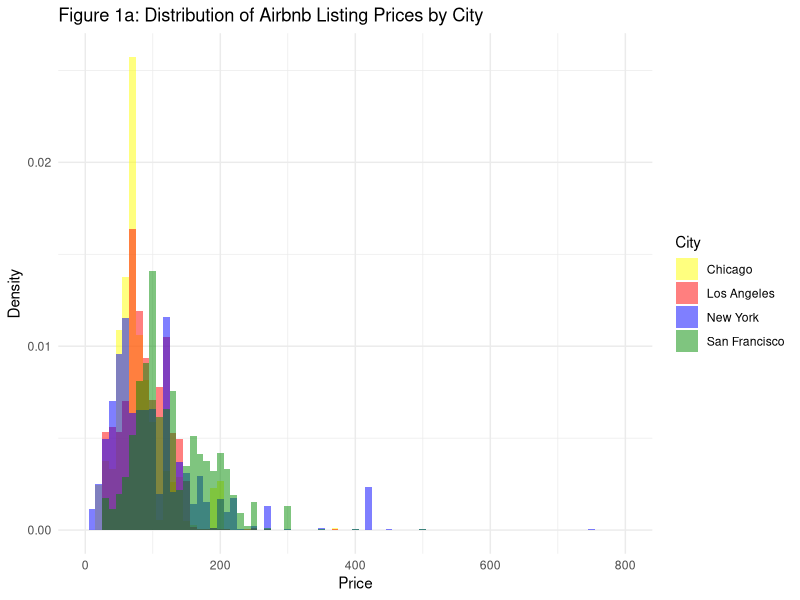

Here is the R script that generated this plot: (Note: this script raises an error after producing the figure.)
library(ggplot2)
library(ggthemes)

cities_table <- read.csv("updated_cleaned_four_cities.csv")

airbnb_hist <- ggplot(cities_table) +
  geom_histogram(aes(x = Price,
                     y = ..density..,
                     fill = City),
                 binwidth = 10,
                 position = "identity",
                 alpha = .5) +
  scale_x_continuous(limits = c(0, 800)) +
  labs(x = "Price",
       y = "Density",
       fill = "City",
       title = "Figure 1a: Distribution of Airbnb Listing Prices by City") +
  theme_minimal() +
  scale_fill_manual(values = c("yellow", "red", "blue", "green4"))

cities_deviations <- cities_table %>% 
  group_by(City) %>% 
  dplyr::summarise(relative_SD = sd(Price) / mean(Price))
 

sd(cities_table$Price) / mean(cities_table$Price) 

ggsave("airbnb_hist.pdf", airbnb_hist)
ggsave("airbnb_hist.png", airbnb_hist)

hotels <- read_csv("cleaned_four_hotels.csv") %>% 
  mutate(price.num = as.numeric(parse_number(Price)))

hotel_hist <- ggplot(hotels) +
  geom_histogram(aes(x = price.num, 
                     y = ..density..,
                     fill = City),
                 binwidth = 10,
                 position = "identity",
                 alpha = .5) +
  scale_x_continuous(limits = c(0, 800)) +
  labs(x = "Price",
       y = "Density",
       title = "Figure 1b: Distribution of Hotel Pricing by City") + 
  theme_minimal() +
  scale_fill_manual(values = c("yellow", "red", "blue", "green4"))

hotel_deviations <- hotels %>% 
  group_by(City) %>% 
  dplyr::summarise(relative_SD = sd(price.num) / mean(price.num))

sd(hotels$price.num) / mean(hotels$price.num)

ggsave("hotel_hist.pdf", hotel_hist)
ggsave("hotel_hist.png", hotel_hist)


hotels %>% 
  group_by(City) %>% 
  dplyr::summarise(mean(price.num))

cities_table %>% 
  group_by(City) %>% 
  dplyr::summarise(mean(Price))
